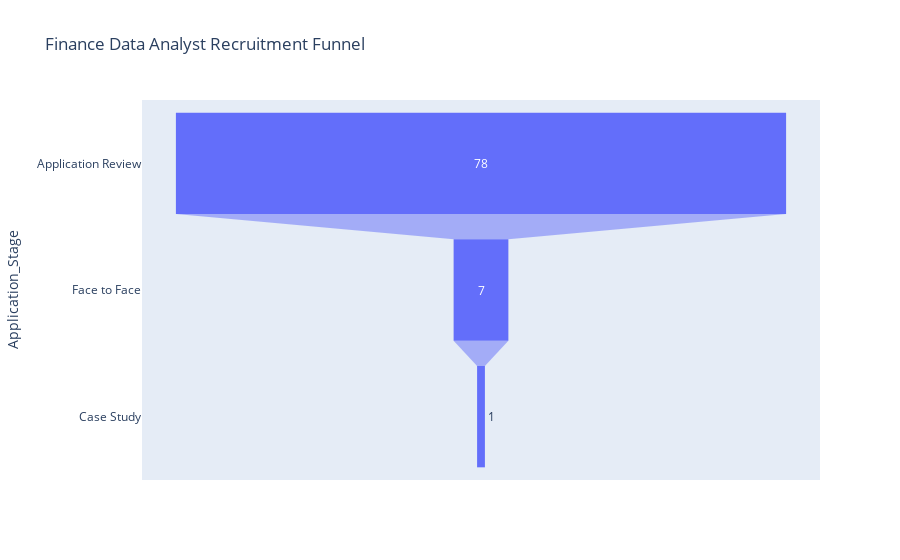

Notebook code cell kept with this figure:
### Code cell
# Now lets look at the 'Finance Data Analyst' role:

data = dict(
    No_of_Candidates=fda_counts,
    Application_Stage=fda_stages)
fig = px.funnel(data, x='No_of_Candidates', y='Application_Stage', title='Finance Data Analyst Recruitment Funnel',)
fig.show()

### Figure 1 — Plotly figure (JSON) as saved in the notebook; plotly's stock layout.template omitted (floating-point values rounded to 4 significant figures)
{"data": [{"hovertemplate": "No_of_Candidates=%{x}<br>Application_Stage=%{y}<extra></extra>", "legendgroup": "", "marker": {"color": "#636efa"}, "name": "", "orientation": "h", "showlegend": false, "type": "funnel", "x": [78, 7, 1], "xaxis": "x", "y": ["Application Review", "Face to Face", "Case Study"], "yaxis": "y"}], "layout": {"legend": {"tracegroupgap": 0}, "title": {"text": "Finance Data Analyst Recruitment Funnel"}, "xaxis": {"anchor": "y", "domain": [0, 1], "title": {"text": "No_of_Candidates"}}, "yaxis": {"anchor": "x", "domain": [0, 1], "title": {"text": "Application_Stage"}}}}
